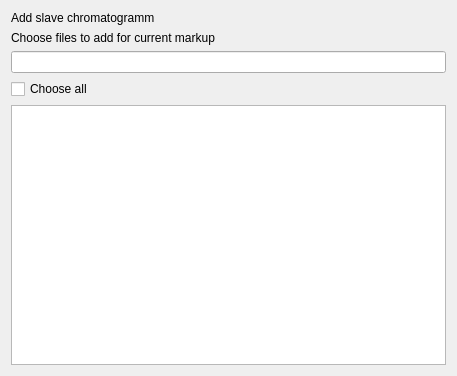
<?xml version="1.0" encoding="UTF-8"?>
<ui version="4.0">
 <class>DialogAddSlaveChromatogramm</class>
 <widget class="QWidget" name="DialogAddSlaveChromatogramm">
  <property name="geometry">
   <rect>
    <x>0</x>
    <y>0</y>
    <width>457</width>
    <height>376</height>
   </rect>
  </property>
  <property name="windowTitle">
   <string>Dialog</string>
  </property>
  <layout class="QVBoxLayout" name="verticalLayout_2">
   <item>
    <layout class="QVBoxLayout" name="verticalLayout" stretch="0,0,0,0,1">
     <item>
      <widget class="QLabel" name="captionLabel">
       <property name="text">
        <string>Add slave chromatogramm</string>
       </property>
      </widget>
     </item>
     <item>
      <widget class="QLabel" name="label">
       <property name="text">
        <string>Choose files to add for current markup</string>
       </property>
      </widget>
     </item>
     <item>
      <widget class="QLineEdit" name="lineEdit"/>
     </item>
     <item>
      <widget class="CustomCheckBox" name="checkBox">
       <property name="text">
        <string>Choose all</string>
       </property>
       <property name="tristate">
        <bool>true</bool>
       </property>
      </widget>
     </item>
     <item>
      <widget class="QTreeView" name="treeView"/>
     </item>
    </layout>
   </item>
  </layout>
 </widget>
 <customwidgets>
  <customwidget>
   <class>CustomCheckBox</class>
   <extends>QCheckBox</extends>
   <header>ui/controls/customcheckbox.h</header>
  </customwidget>
 </customwidgets>
 <resources/>
 <connections/>
</ui>
